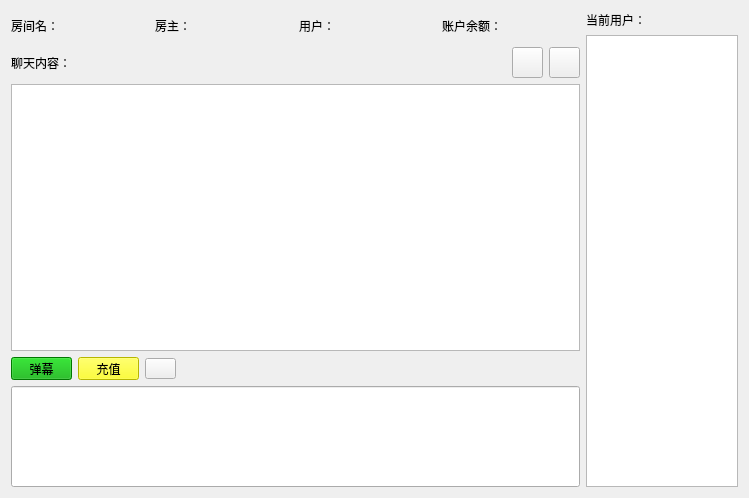
<?xml version="1.0" encoding="UTF-8"?>
<ui version="4.0">
 <class>Chatwidget</class>
 <widget class="QWidget" name="Chatwidget">
  <property name="geometry">
   <rect>
    <x>0</x>
    <y>0</y>
    <width>749</width>
    <height>498</height>
   </rect>
  </property>
  <property name="minimumSize">
   <size>
    <width>749</width>
    <height>498</height>
   </size>
  </property>
  <property name="maximumSize">
   <size>
    <width>749</width>
    <height>498</height>
   </size>
  </property>
  <property name="windowTitle">
   <string>聊天窗口</string>
  </property>
  <property name="styleSheet">
   <string notr="true">background-image: url(:/picture/background1.jpg);</string>
  </property>
  <layout class="QHBoxLayout" name="horizontalLayout_4">
   <item>
    <layout class="QVBoxLayout" name="verticalLayout">
     <item>
      <layout class="QGridLayout" name="gridLayout">
       <item row="0" column="0">
        <widget class="QLabel" name="lbRoomname">
         <property name="minimumSize">
          <size>
           <width>0</width>
           <height>30</height>
          </size>
         </property>
         <property name="text">
          <string>房间名：</string>
         </property>
        </widget>
       </item>
       <item row="0" column="2">
        <widget class="QLabel" name="lbUsername">
         <property name="minimumSize">
          <size>
           <width>0</width>
           <height>30</height>
          </size>
         </property>
         <property name="text">
          <string>用户：</string>
         </property>
        </widget>
       </item>
       <item row="0" column="1">
        <widget class="QLabel" name="lbRoomuser">
         <property name="minimumSize">
          <size>
           <width>0</width>
           <height>30</height>
          </size>
         </property>
         <property name="text">
          <string>房主：</string>
         </property>
        </widget>
       </item>
       <item row="0" column="3">
        <widget class="QLabel" name="lbAccount">
         <property name="minimumSize">
          <size>
           <width>0</width>
           <height>30</height>
          </size>
         </property>
         <property name="text">
          <string>账户余额：</string>
         </property>
        </widget>
       </item>
      </layout>
     </item>
     <item>
      <layout class="QHBoxLayout" name="horizontalLayout">
       <item>
        <widget class="QLabel" name="label">
         <property name="minimumSize">
          <size>
           <width>495</width>
           <height>31</height>
          </size>
         </property>
         <property name="maximumSize">
          <size>
           <width>495</width>
           <height>31</height>
          </size>
         </property>
         <property name="text">
          <string>聊天内容：</string>
         </property>
        </widget>
       </item>
       <item>
        <widget class="QPushButton" name="pbVoice">
         <property name="minimumSize">
          <size>
           <width>31</width>
           <height>31</height>
          </size>
         </property>
         <property name="maximumSize">
          <size>
           <width>31</width>
           <height>31</height>
          </size>
         </property>
         <property name="styleSheet">
          <string notr="true">border-image: url(:/picture/mcallphone.png);</string>
         </property>
         <property name="text">
          <string/>
         </property>
        </widget>
       </item>
       <item>
        <widget class="QPushButton" name="pbVideo">
         <property name="maximumSize">
          <size>
           <width>31</width>
           <height>31</height>
          </size>
         </property>
         <property name="styleSheet">
          <string notr="true">border-image: url(:/picture/video.png);
</string>
         </property>
         <property name="text">
          <string/>
         </property>
        </widget>
       </item>
      </layout>
     </item>
     <item>
      <widget class="QTextBrowser" name="tbChat"/>
     </item>
     <item>
      <layout class="QHBoxLayout" name="horizontalLayout_3">
       <item>
        <layout class="QHBoxLayout" name="horizontalLayout_2">
         <item>
          <widget class="QPushButton" name="pbDanmu">
           <property name="minimumSize">
            <size>
             <width>61</width>
             <height>23</height>
            </size>
           </property>
           <property name="maximumSize">
            <size>
             <width>61</width>
             <height>23</height>
            </size>
           </property>
           <property name="styleSheet">
            <string notr="true">background-color: rgb(0, 170, 0);</string>
           </property>
           <property name="text">
            <string>弹幕</string>
           </property>
          </widget>
         </item>
         <item>
          <widget class="QPushButton" name="pbrecharge">
           <property name="minimumSize">
            <size>
             <width>61</width>
             <height>23</height>
            </size>
           </property>
           <property name="maximumSize">
            <size>
             <width>61</width>
             <height>23</height>
            </size>
           </property>
           <property name="styleSheet">
            <string notr="true">background-color: rgb(255, 255, 0);</string>
           </property>
           <property name="text">
            <string>充值</string>
           </property>
          </widget>
         </item>
         <item>
          <widget class="QPushButton" name="pbGift">
           <property name="minimumSize">
            <size>
             <width>31</width>
             <height>21</height>
            </size>
           </property>
           <property name="maximumSize">
            <size>
             <width>31</width>
             <height>21</height>
            </size>
           </property>
           <property name="styleSheet">
            <string notr="true">border-image: url(:/picture/liwu.jpg);</string>
           </property>
           <property name="text">
            <string/>
           </property>
          </widget>
         </item>
        </layout>
       </item>
       <item>
        <widget class="QLabel" name="label_2">
         <property name="text">
          <string/>
         </property>
        </widget>
       </item>
      </layout>
     </item>
     <item>
      <widget class="QLineEdit" name="leChat">
       <property name="minimumSize">
        <size>
         <width>0</width>
         <height>101</height>
        </size>
       </property>
       <property name="maximumSize">
        <size>
         <width>16777215</width>
         <height>101</height>
        </size>
       </property>
      </widget>
     </item>
    </layout>
   </item>
   <item>
    <layout class="QVBoxLayout" name="verticalLayout_2">
     <item>
      <widget class="QLabel" name="label_3">
       <property name="text">
        <string>当前用户：</string>
       </property>
      </widget>
     </item>
     <item>
      <widget class="QListWidget" name="lwUser"/>
     </item>
    </layout>
   </item>
  </layout>
 </widget>
 <resources/>
 <connections/>
</ui>
